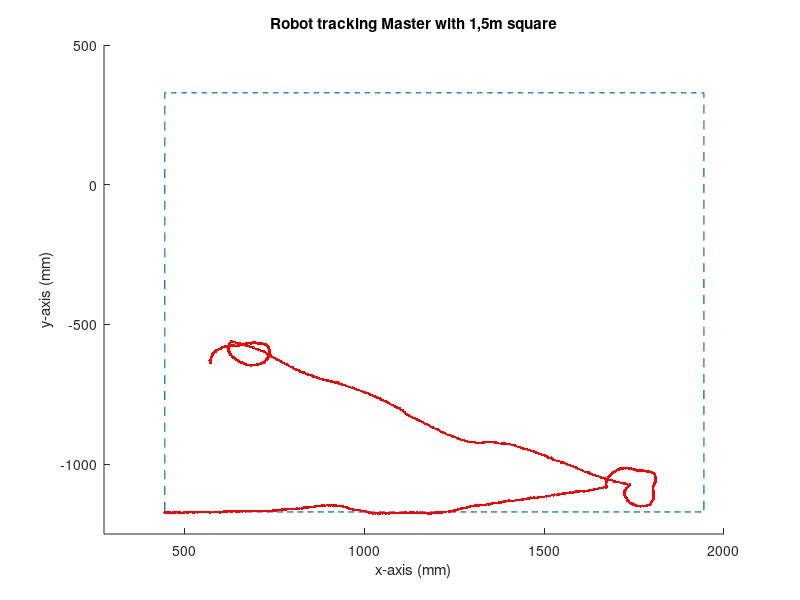

MATLAB code to generate this figure:
clc
clear all
close all

%SQUARE PI
data4 = csvread('SquareMaster_015_ms_08_01_2020.csv');
data4 = data4(1:1692,:);
x_master_015ms = data4(:,1);
y_master_015ms = data4(:,2);
figure;
title('Robot tracking Master with 1,5m square')
xlabel('x-axis (mm)');
ylabel('y-axis (mm)');
axis([275 2000 -1250 500])
hold on

l1_x = (444:3.5461:1944);
l1_x = l1_x';

l2_y = (-1171:3.5461:329);
l2_y = l2_y';

l3_x = (1944:-3.5461:444);
l3_x = l3_x';

l4_y = (329:-3.5461:-1171);
l4_y = l4_y';

for i = 1:423
    l1_y(i,1) = -1171;
    l2_x(i,1) = 1944;
    l3_y(i,1) = 329;
    l4_x(i,1) = 444;
end

x_ideal = vertcat(l1_x, l2_x, l3_x, l4_x);
y_ideal = vertcat(l1_y, l2_y, l3_y, l4_y);
plot(x_ideal,y_ideal,'--','lineWidth',1);;

for i = 1:1692
    plot(x_master_015ms(i,1),y_master_015ms(i,1),'r.','lineWidth',10);
    pause(0.05)
end

data4 = csvread('SquareMaster_015_ms_08_01_2020.csv');
data4 = data4(1:1692,:);
x_master_015ms = data4(:,1);
y_master_015ms = data4(:,2);
